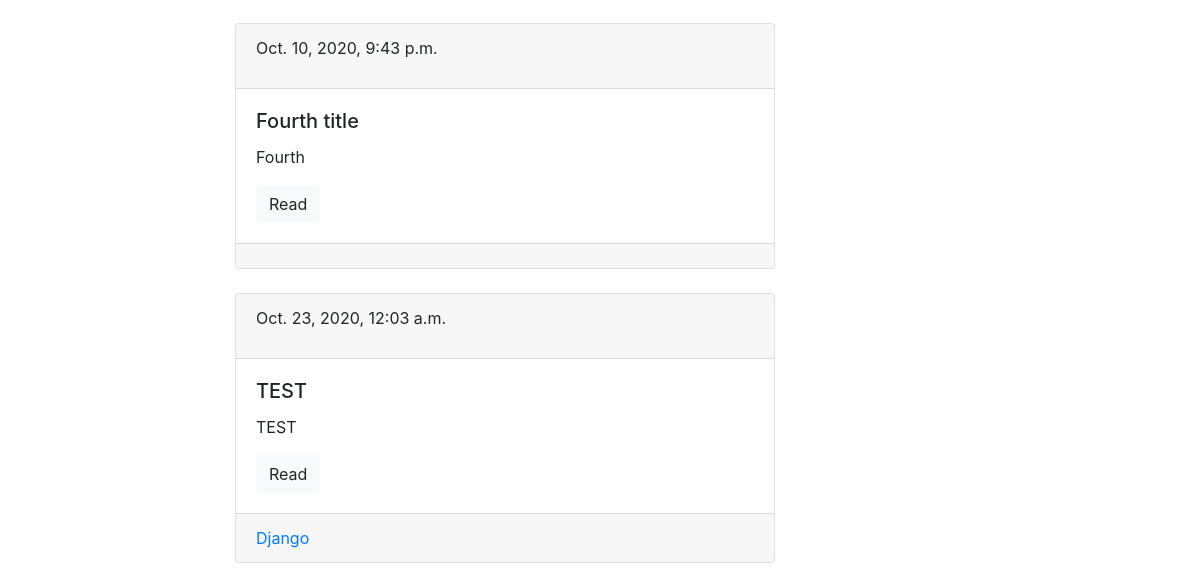
/blog/ (lower part), run on an earlier commit of the app's database.
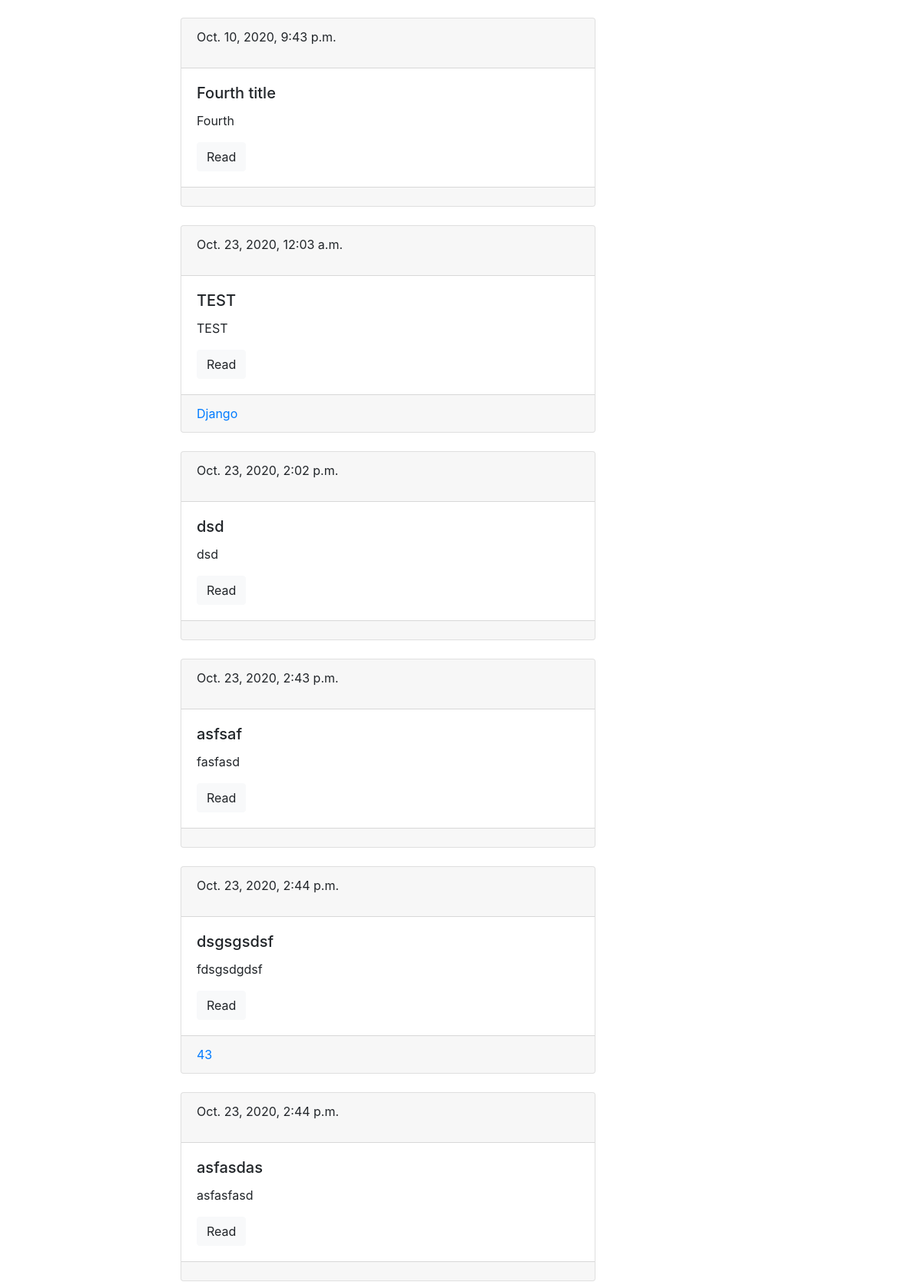
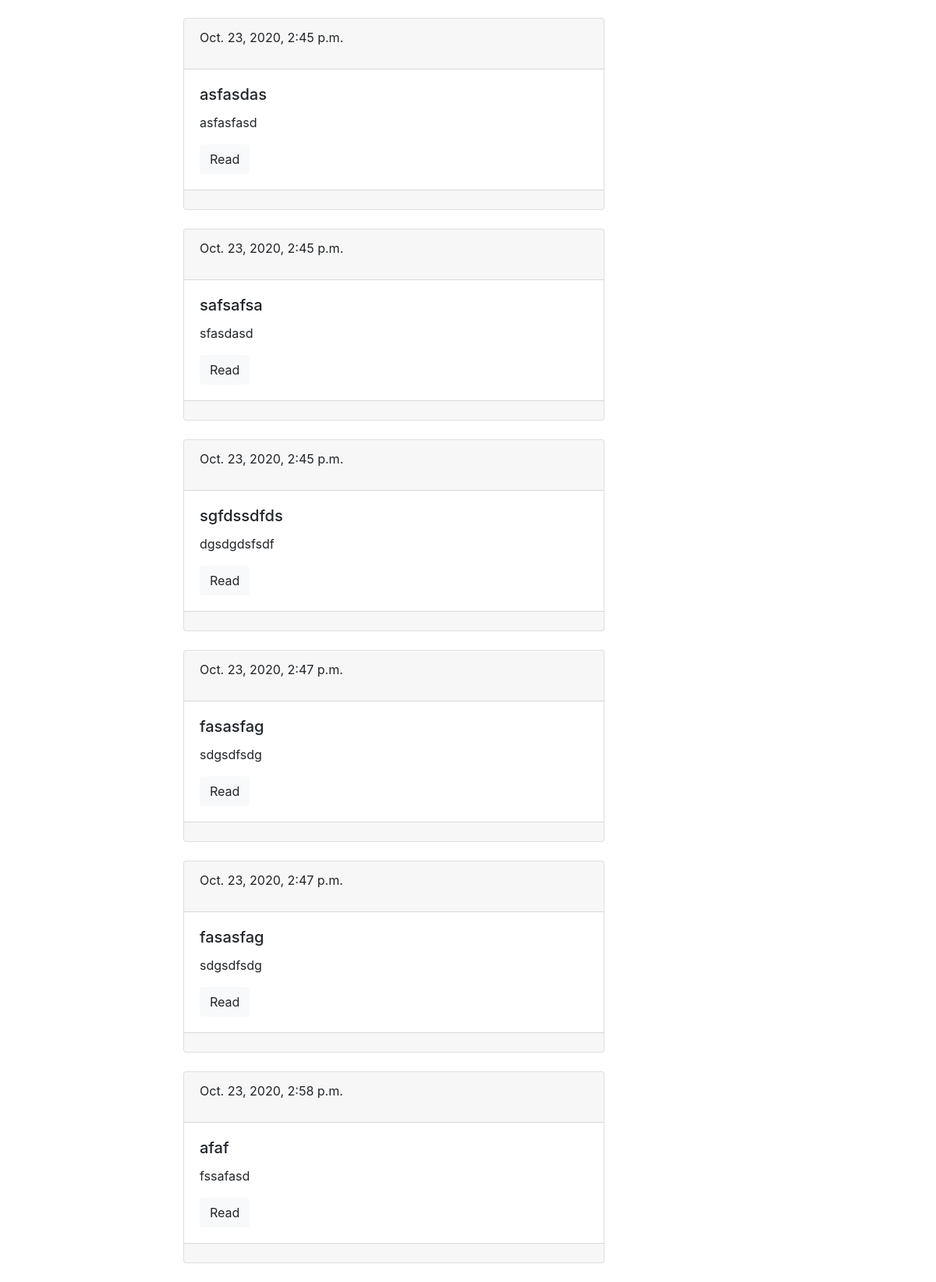
And on a later commit of the database (2 pictures, top to bottom).
### blog/models.py (models this page shows, shortened)
class Post(models.Model):
    title = models.CharField(max_length=150, db_index=True)
    slug = models.SlugField(max_length=150, blank=True, unique=True)
    body = models.TextField(blank=True, db_index=True)
    tags = models.ManyToManyField('Tag', blank=True, related_name='posts')
    date_pub = models.DateTimeField(auto_now_add=True)
    def get_absolute_url(self):
        return reverse('post_detail_url', kwargs={'slug': self.slug})

class Tag(models.Model):
    title = models.CharField(max_length=50)
    slug = models.SlugField(max_length=50, unique=True)
    def get_absolute_url(self):
        return reverse('tag_detail_url', kwargs={'slug': self.slug})

### blog/views.py (the view)
# urls.py: path('', post_list, name='post_lists_url'),
def post_list(request):
    posts = Post.objects.all()
    return render(request, 'blog/index.html', context={'posts': posts})

### templates/blog/index.html (shortened to what this page needs)
{% extends "blog/base_blog.html" %}
{% block content %}
    {% for post in posts %}
        {% include 'blog/include/post_card_templates.html' %}
    {% endfor %}
{% endblock %}

### templates/blog/include/post_card_templates.html
<div class="card mb-4">
    <div class="card-header">
        <p>{{ post.date_pub }}</p>
    </div>
    <div class="card-body">
        <h5 class="card-title">{{ post.title }}</h5>
        <p class="card-text">{{ post.body | truncatewords:15 }}</p>
        <a href="{{ post.get_absolute_url }}" class="btn btn-light">Read</a>
    </div>
    <div class="card-footer text-muted">
        {% for tag in post.tags.all %}
            <a href="{{ tag.get_absolute_url }}">{{ tag.title }}</a>
        {% endfor %}
    </div>
</div>

What changed in the data, as far as the page shows it:
added Post: date_pub "Oct. 23, 2020, 2:02 p.m.", title "dsd", body "dsd"
added Post: date_pub "Oct. 23, 2020, 2:43 p.m.", title "asfsaf", body "fasfasd"
added Post: date_pub "Oct. 23, 2020, 2:44 p.m.", title "dsgsgsdsf", body "fdsgsdgdsf"
now on this page (row unchanged): Tag: title "43", shown under "Oct. 23, 2020, 2:44 p.m."
added Post: date_pub "Oct. 23, 2020, 2:44 p.m.", title "asfasdas", body "asfasfasd"
added Post: date_pub "Oct. 23, 2020, 2:45 p.m.", title "asfasdas", body "asfasfasd"
added Post: date_pub "Oct. 23, 2020, 2:45 p.m.", title "safsafsa", body "sfasdasd"
added Post: date_pub "Oct. 23, 2020, 2:45 p.m.", title "sgfdssdfds", body "dgsdgdsfsdf"
added Post: date_pub "Oct. 23, 2020, 2:47 p.m.", title "fasasfag", body "sdgsdfsdg"
added Post: date_pub "Oct. 23, 2020, 2:47 p.m.", title "fasasfag", body "sdgsdfsdg"
added Post: date_pub "Oct. 23, 2020, 2:58 p.m.", title "afaf", body "fssafasd"
